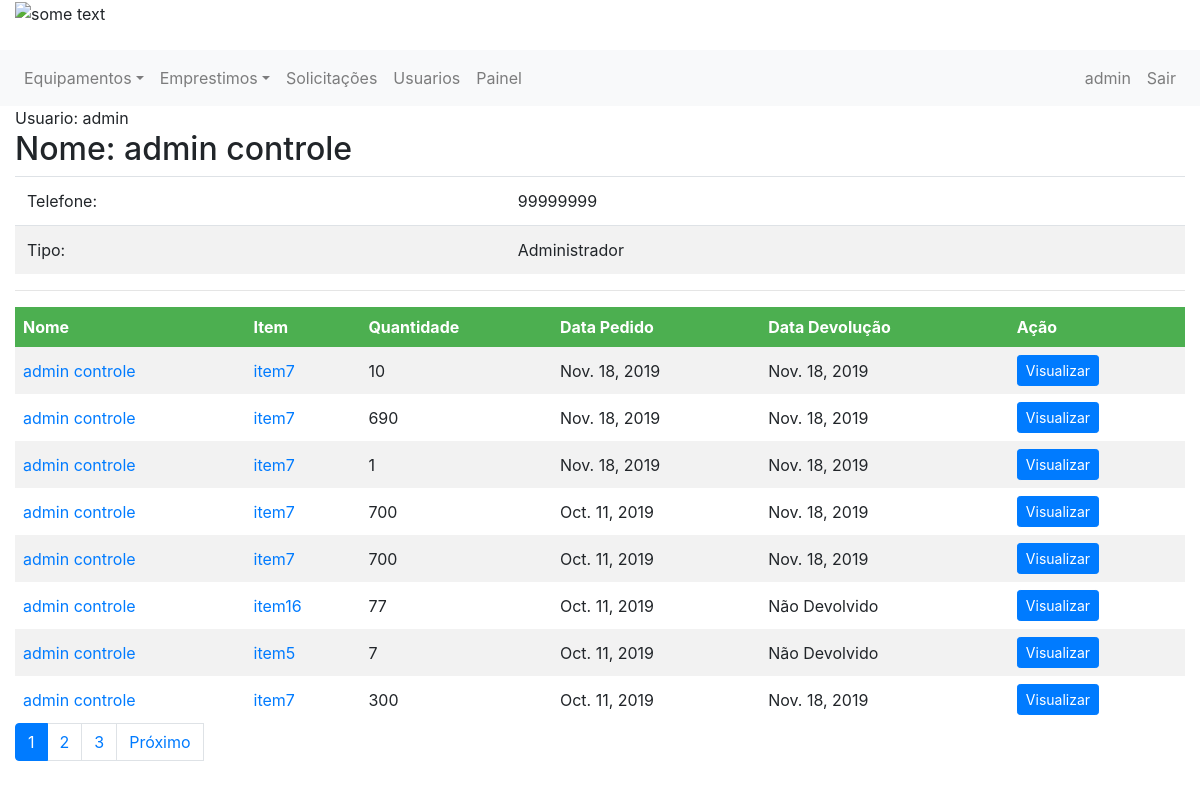
/usuario/1/ (signed in), run on an earlier commit of the app's database.
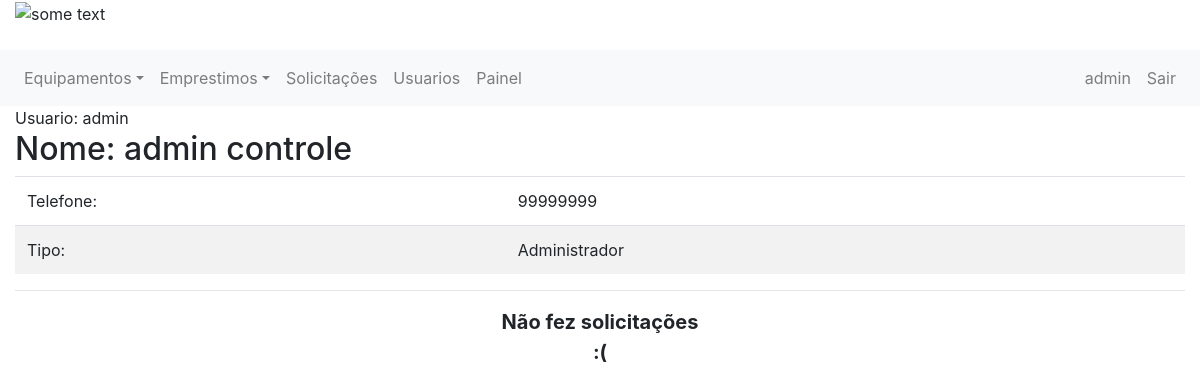
And on a later commit of the database.
### emprestimo/models.py (models this page shows)
class Emprestimo(models.Model):
    equipamento = models.ForeignKey(Item, on_delete=models.CASCADE, related_name='item_emprestimo')
    solicitante = models.ForeignKey(Usuario, on_delete=models.CASCADE, related_name='usuario_emprestimo')
    tipo = models.ForeignKey(TipoEstadoEmprestimo, on_delete=models.CASCADE, related_name='tipo_emprestimo')
    estado = models.BooleanField(default=0)
    descricao = models.CharField(max_length=255)
    quantidade = models.IntegerField()
    data_emprestimo = models.DateField(null=False)
    data_devolucao = models.DateField(null=True)
    mensagem_rejeitado = models.CharField(max_length=255, null=True)
    mensagem_devolucao = models.CharField(max_length=255, null=True)

### controle/models.py (models this page shows, shortened)
class Usuario(models.Model):
    user = models.OneToOneField(User, related_name='profile', on_delete=models.CASCADE, null=True)
    telefone = models.IntegerField()
    tipo = models.ForeignKey(TipoUsuario, on_delete=models.CASCADE)

class Item(models.Model):
    nome = models.CharField(max_length=50)
    quantidade = models.IntegerField()
    tipo = models.ForeignKey(TipoEquipamento, on_delete=models.CASCADE)
    imagem = models.FileField(upload_to='documents/%Y/%m/%d', default='documents/1111/sem_foto.jpg')
    excluido = models.BooleanField(default=False)

### usuarios/views.py (the view)
# urls.py: path('usuario/<int:usuario_id>/', views.exibir_um_usuario, name='exibe_um_usuario'),
@login_required
def exibir_um_usuario(request, usuario_id):
    usuario = Usuario.objects.get(id=usuario_id)
    emprestimos = Emprestimo.objects.filter(solicitante=usuario_id).exclude(tipo=1).order_by('-data_emprestimo')
    paginator = Paginator(emprestimos, 8)
    page = request.GET.get('page')
    emprestimos = paginator.get_page(page)
    return render(request, 'exibir.html', {'emprestimos': emprestimos, 'usuario': usuario,
                                           'user_logado': get_usuario_logado(request)})

### usuarios/views.py (called while the page is built)
def get_usuario_logado(request):
    return request.user

### usuarios/templates/exibir.html (shortened to what this page needs)
{% extends 'base.html' %}
{% block 'content' %}
   <div class="page-header">
    <span>Usuario: {{usuario.user.username}}</span>
    <h2>Nome: {{usuario.user.first_name}} {{ usuario.user.last_name }}</h2>
   </div>
    <table class="table">
        <tr>
            <td>Telefone:</td>
            <td>{{ usuario.telefone }}</td>
        </tr>
        <tr>
            <td>Tipo:</td>
            <td>{{usuario.tipo.nome}}</td>
        </tr>
    </table>
    <hr>
    <div style="overflow-y:auto; overflow-x:auto;">
    {% if emprestimos %}
      <table>
            <tr>
                <th >Nome</th>
                <th >Item</th>
                <th >Quantidade</th>
                <th >Data Pedido</th>
                <th >Data Devolução</th>
                <th >Ação</th>
            </tr>
          {% for emprestimo in emprestimos %}
              <tr>
                    <td> <a href="{% url 'exibe_um_usuario' emprestimo.solicitante.id %}"> {{emprestimo.solicitante.user.first_name }} {{emprestimo.solicitante.user.last_name}} </a> </td>
                  <td> <a href="{% url 'equipamento' emprestimo.equipamento.id %}">{{emprestimo.equipamento.nome}}</a></td>
                    <td>{{emprestimo.quantidade}}</td>
                    <td>{{emprestimo.data_emprestimo}}</td>
                    <td>{% if emprestimo.data_devolucao == none %}
                           Não Devolvido
                        {% else %}
                            {{emprestimo.data_devolucao}}
                        {% endif %} </td>
                    <td> <a class="btn btn-sm btn-primary" href="{% url 'exibir_detalhes_solicitacao' emprestimo.id %}" >Visualizar</a></td>
            </tr>
            {%endfor%}
      </table>
    {% else %}
        <p style="font-size: 20px; font-weight: bold; text-align:center">Não fez solicitações <br> :( </p>
    {% endif %}
  </div>
{% if emprestimos.paginator.count > 8 %}
  <ul class="pagination" style="padding-bottom: -5px; margin-bottom: 0">
    {% for num in emprestimos.paginator.page_range %}
      {% if emprestimos.number == num %}
        <li class="page-item active">
          <a class="page-link" href="#">{{ num }} <span class="sr-only">(current)</span></a>
        </li>
        {% elif num > emprestimos.number|add:'-3' and num < emprestimos.number|add:3 %}
          <li class="page-item"><a class="page-link" href="?page={{ num }}">{{ num }}</a></li>
        {% endif %}
      {% endfor %}
      {% if emprestimos.has_next %}
        <li class="page-item">
          <a class="page-link" href="?page={{ emprestimos.next_page_number }}">Próximo</a>
        </li>
          <br>
        <br>
      {% endif %}
  </ul>
{% endif %}
{% endblock %}

What changed in the data, as far as the page shows it:
removed Emprestimo: solicitante.user.first_name "admin", solicitante.user.last_name "controle", equipamento.nome "item7", quantidade "10", data_emprestimo "Nov. 18, 2019", data_devolucao "Nov. 18, 2019"
removed Emprestimo: solicitante.user.first_name "admin", solicitante.user.last_name "controle", equipamento.nome "item7", quantidade "690", data_emprestimo "Nov. 18, 2019", data_devolucao "Nov. 18, 2019"
removed Emprestimo: solicitante.user.first_name "admin", solicitante.user.last_name "controle", equipamento.nome "item7", quantidade "1", data_emprestimo "Nov. 18, 2019", data_devolucao "Nov. 18, 2019"
removed Emprestimo: solicitante.user.first_name "admin", solicitante.user.last_name "controle", equipamento.nome "item7", quantidade "700", data_emprestimo "Oct. 11, 2019", data_devolucao "Nov. 18, 2019"
removed Emprestimo: solicitante.user.first_name "admin", solicitante.user.last_name "controle", equipamento.nome "item7", quantidade "700", data_emprestimo "Oct. 11, 2019", data_devolucao "Nov. 18, 2019"
removed Emprestimo: solicitante.user.first_name "admin", solicitante.user.last_name "controle", equipamento.nome "item16", quantidade "77", data_emprestimo "Oct. 11, 2019", shows "Não Devolvido"
removed Emprestimo: solicitante.user.first_name "admin", solicitante.user.last_name "controle", equipamento.nome "item5", quantidade "7", data_emprestimo "Oct. 11, 2019", shows "Não Devolvido"
removed Emprestimo: solicitante.user.first_name "admin", solicitante.user.last_name "controle", equipamento.nome "item7", quantidade "300", data_emprestimo "Oct. 11, 2019", data_devolucao "Nov. 18, 2019"
Also different on the page:
text no longer shown: "Nome Item Quantidade Data Pedido Data Devolução Ação Próximo"
text now shown: "Não fez solicitações :("
list line gone: "1"
list line gone: "2"
list line gone: "3"
